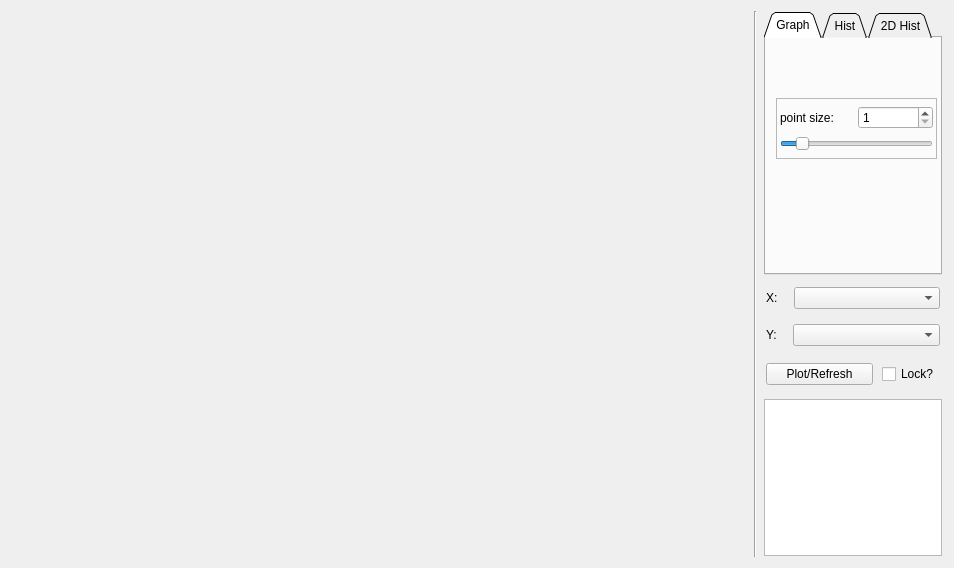
<?xml version="1.0" encoding="UTF-8"?>
<ui version="4.0">
 <class>Form</class>
 <widget class="QWidget" name="Form">
  <property name="geometry">
   <rect>
    <x>0</x>
    <y>0</y>
    <width>954</width>
    <height>568</height>
   </rect>
  </property>
  <property name="windowTitle">
   <string>Form</string>
  </property>
  <layout class="QHBoxLayout" name="horizontalLayout">
   <item>
    <widget class="MPLwidget" name="mpl_widget" native="true">
     <property name="sizePolicy">
      <sizepolicy hsizetype="Expanding" vsizetype="Expanding">
       <horstretch>5</horstretch>
       <verstretch>0</verstretch>
      </sizepolicy>
     </property>
     <property name="minimumSize">
      <size>
       <width>0</width>
       <height>0</height>
      </size>
     </property>
    </widget>
   </item>
   <item>
    <widget class="Line" name="line">
     <property name="orientation">
      <enum>Qt::Vertical</enum>
     </property>
    </widget>
   </item>
   <item>
    <widget class="QWidget" name="widget" native="true">
     <property name="sizePolicy">
      <sizepolicy hsizetype="Expanding" vsizetype="Minimum">
       <horstretch>1</horstretch>
       <verstretch>0</verstretch>
      </sizepolicy>
     </property>
     <property name="minimumSize">
      <size>
       <width>180</width>
       <height>0</height>
      </size>
     </property>
     <layout class="QVBoxLayout" name="verticalLayout">
      <property name="spacing">
       <number>9</number>
      </property>
      <property name="leftMargin">
       <number>1</number>
      </property>
      <property name="topMargin">
       <number>1</number>
      </property>
      <property name="rightMargin">
       <number>1</number>
      </property>
      <property name="bottomMargin">
       <number>1</number>
      </property>
      <item>
       <widget class="QTabWidget" name="tabWidget">
        <property name="sizePolicy">
         <sizepolicy hsizetype="Preferred" vsizetype="Preferred">
          <horstretch>0</horstretch>
          <verstretch>5</verstretch>
         </sizepolicy>
        </property>
        <property name="minimumSize">
         <size>
          <width>0</width>
          <height>0</height>
         </size>
        </property>
        <property name="tabShape">
         <enum>QTabWidget::Triangular</enum>
        </property>
        <property name="currentIndex">
         <number>0</number>
        </property>
        <widget class="QWidget" name="Tab_graph">
         <attribute name="title">
          <string>Graph</string>
         </attribute>
         <widget class="QFrame" name="frame_6">
          <property name="geometry">
           <rect>
            <x>10</x>
            <y>60</y>
            <width>161</width>
            <height>61</height>
           </rect>
          </property>
          <property name="frameShape">
           <enum>QFrame::StyledPanel</enum>
          </property>
          <property name="frameShadow">
           <enum>QFrame::Raised</enum>
          </property>
          <layout class="QVBoxLayout" name="verticalLayout_5">
           <property name="spacing">
            <number>2</number>
           </property>
           <property name="leftMargin">
            <number>3</number>
           </property>
           <property name="topMargin">
            <number>2</number>
           </property>
           <property name="rightMargin">
            <number>3</number>
           </property>
           <property name="bottomMargin">
            <number>2</number>
           </property>
           <item>
            <widget class="QWidget" name="horizontalWidget_4" native="true">
             <property name="sizePolicy">
              <sizepolicy hsizetype="Preferred" vsizetype="Fixed">
               <horstretch>0</horstretch>
               <verstretch>1</verstretch>
              </sizepolicy>
             </property>
             <layout class="QHBoxLayout" name="horizontalLayout_8">
              <property name="spacing">
               <number>2</number>
              </property>
              <property name="leftMargin">
               <number>0</number>
              </property>
              <property name="topMargin">
               <number>2</number>
              </property>
              <property name="rightMargin">
               <number>0</number>
              </property>
              <property name="bottomMargin">
               <number>2</number>
              </property>
              <item>
               <widget class="QLabel" name="label_8">
                <property name="sizePolicy">
                 <sizepolicy hsizetype="Preferred" vsizetype="Preferred">
                  <horstretch>0</horstretch>
                  <verstretch>1</verstretch>
                 </sizepolicy>
                </property>
                <property name="text">
                 <string>point size:</string>
                </property>
               </widget>
              </item>
              <item>
               <widget class="QSpinBox" name="SB_point_size">
                <property name="sizePolicy">
                 <sizepolicy hsizetype="Minimum" vsizetype="Fixed">
                  <horstretch>0</horstretch>
                  <verstretch>1</verstretch>
                 </sizepolicy>
                </property>
                <property name="minimum">
                 <number>1</number>
                </property>
                <property name="maximum">
                 <number>10</number>
                </property>
               </widget>
              </item>
             </layout>
            </widget>
           </item>
           <item>
            <widget class="QSlider" name="Sli_point_size">
             <property name="sizePolicy">
              <sizepolicy hsizetype="Expanding" vsizetype="Fixed">
               <horstretch>0</horstretch>
               <verstretch>2</verstretch>
              </sizepolicy>
             </property>
             <property name="minimum">
              <number>1</number>
             </property>
             <property name="maximum">
              <number>10</number>
             </property>
             <property name="value">
              <number>2</number>
             </property>
             <property name="tracking">
              <bool>false</bool>
             </property>
             <property name="orientation">
              <enum>Qt::Horizontal</enum>
             </property>
             <property name="invertedAppearance">
              <bool>false</bool>
             </property>
             <property name="invertedControls">
              <bool>false</bool>
             </property>
             <property name="tickPosition">
              <enum>QSlider::NoTicks</enum>
             </property>
             <property name="tickInterval">
              <number>100</number>
             </property>
            </widget>
           </item>
          </layout>
         </widget>
        </widget>
        <widget class="QWidget" name="Tab_hist">
         <attribute name="title">
          <string>Hist</string>
         </attribute>
         <widget class="QFrame" name="frame_5">
          <property name="geometry">
           <rect>
            <x>10</x>
            <y>60</y>
            <width>161</width>
            <height>61</height>
           </rect>
          </property>
          <property name="frameShape">
           <enum>QFrame::StyledPanel</enum>
          </property>
          <property name="frameShadow">
           <enum>QFrame::Raised</enum>
          </property>
          <layout class="QVBoxLayout" name="verticalLayout_4">
           <property name="spacing">
            <number>2</number>
           </property>
           <property name="leftMargin">
            <number>3</number>
           </property>
           <property name="topMargin">
            <number>2</number>
           </property>
           <property name="rightMargin">
            <number>3</number>
           </property>
           <property name="bottomMargin">
            <number>2</number>
           </property>
           <item>
            <widget class="QWidget" name="horizontalWidget_3" native="true">
             <property name="sizePolicy">
              <sizepolicy hsizetype="Preferred" vsizetype="Fixed">
               <horstretch>0</horstretch>
               <verstretch>1</verstretch>
              </sizepolicy>
             </property>
             <layout class="QHBoxLayout" name="horizontalLayout_7">
              <property name="spacing">
               <number>2</number>
              </property>
              <property name="leftMargin">
               <number>0</number>
              </property>
              <property name="topMargin">
               <number>2</number>
              </property>
              <property name="rightMargin">
               <number>0</number>
              </property>
              <property name="bottomMargin">
               <number>2</number>
              </property>
              <item>
               <widget class="QLabel" name="label_7">
                <property name="sizePolicy">
                 <sizepolicy hsizetype="Preferred" vsizetype="Preferred">
                  <horstretch>0</horstretch>
                  <verstretch>1</verstretch>
                 </sizepolicy>
                </property>
                <property name="text">
                 <string>y-bins:</string>
                </property>
               </widget>
              </item>
              <item>
               <widget class="QSpinBox" name="SB_nbin">
                <property name="sizePolicy">
                 <sizepolicy hsizetype="Minimum" vsizetype="Fixed">
                  <horstretch>0</horstretch>
                  <verstretch>1</verstretch>
                 </sizepolicy>
                </property>
                <property name="minimum">
                 <number>1</number>
                </property>
                <property name="maximum">
                 <number>1000</number>
                </property>
               </widget>
              </item>
             </layout>
            </widget>
           </item>
           <item>
            <widget class="QSlider" name="Sli_nbin">
             <property name="sizePolicy">
              <sizepolicy hsizetype="Expanding" vsizetype="Fixed">
               <horstretch>0</horstretch>
               <verstretch>2</verstretch>
              </sizepolicy>
             </property>
             <property name="minimum">
              <number>1</number>
             </property>
             <property name="maximum">
              <number>1000</number>
             </property>
             <property name="value">
              <number>100</number>
             </property>
             <property name="tracking">
              <bool>false</bool>
             </property>
             <property name="orientation">
              <enum>Qt::Horizontal</enum>
             </property>
             <property name="invertedAppearance">
              <bool>false</bool>
             </property>
             <property name="invertedControls">
              <bool>false</bool>
             </property>
             <property name="tickPosition">
              <enum>QSlider::NoTicks</enum>
             </property>
             <property name="tickInterval">
              <number>100</number>
             </property>
            </widget>
           </item>
          </layout>
         </widget>
        </widget>
        <widget class="QWidget" name="Tab_hist2d">
         <attribute name="title">
          <string>2D Hist</string>
         </attribute>
         <widget class="QFrame" name="frame">
          <property name="geometry">
           <rect>
            <x>10</x>
            <y>130</y>
            <width>161</width>
            <height>61</height>
           </rect>
          </property>
          <property name="frameShape">
           <enum>QFrame::StyledPanel</enum>
          </property>
          <property name="frameShadow">
           <enum>QFrame::Raised</enum>
          </property>
          <layout class="QVBoxLayout" name="verticalLayout_2">
           <property name="spacing">
            <number>2</number>
           </property>
           <property name="leftMargin">
            <number>3</number>
           </property>
           <property name="topMargin">
            <number>2</number>
           </property>
           <property name="rightMargin">
            <number>3</number>
           </property>
           <property name="bottomMargin">
            <number>2</number>
           </property>
           <item>
            <widget class="QWidget" name="horizontalWidget" native="true">
             <property name="sizePolicy">
              <sizepolicy hsizetype="Preferred" vsizetype="Fixed">
               <horstretch>0</horstretch>
               <verstretch>1</verstretch>
              </sizepolicy>
             </property>
             <layout class="QHBoxLayout" name="horizontalLayout_5">
              <property name="spacing">
               <number>2</number>
              </property>
              <property name="leftMargin">
               <number>0</number>
              </property>
              <property name="topMargin">
               <number>2</number>
              </property>
              <property name="rightMargin">
               <number>0</number>
              </property>
              <property name="bottomMargin">
               <number>2</number>
              </property>
              <item>
               <widget class="QLabel" name="label">
                <property name="sizePolicy">
                 <sizepolicy hsizetype="Preferred" vsizetype="Preferred">
                  <horstretch>0</horstretch>
                  <verstretch>1</verstretch>
                 </sizepolicy>
                </property>
                <property name="text">
                 <string>y-bins:</string>
                </property>
               </widget>
              </item>
              <item>
               <widget class="QSpinBox" name="SB_nbinY">
                <property name="sizePolicy">
                 <sizepolicy hsizetype="Minimum" vsizetype="Fixed">
                  <horstretch>0</horstretch>
                  <verstretch>1</verstretch>
                 </sizepolicy>
                </property>
                <property name="minimum">
                 <number>1</number>
                </property>
                <property name="maximum">
                 <number>1000</number>
                </property>
               </widget>
              </item>
             </layout>
            </widget>
           </item>
           <item>
            <widget class="QSlider" name="Sli_nbinY">
             <property name="sizePolicy">
              <sizepolicy hsizetype="Expanding" vsizetype="Fixed">
               <horstretch>0</horstretch>
               <verstretch>2</verstretch>
              </sizepolicy>
             </property>
             <property name="minimum">
              <number>1</number>
             </property>
             <property name="maximum">
              <number>1000</number>
             </property>
             <property name="value">
              <number>100</number>
             </property>
             <property name="tracking">
              <bool>false</bool>
             </property>
             <property name="orientation">
              <enum>Qt::Horizontal</enum>
             </property>
             <property name="invertedAppearance">
              <bool>false</bool>
             </property>
             <property name="invertedControls">
              <bool>false</bool>
             </property>
             <property name="tickPosition">
              <enum>QSlider::NoTicks</enum>
             </property>
             <property name="tickInterval">
              <number>100</number>
             </property>
            </widget>
           </item>
          </layout>
         </widget>
         <widget class="QFrame" name="frame_4">
          <property name="geometry">
           <rect>
            <x>10</x>
            <y>40</y>
            <width>161</width>
            <height>61</height>
           </rect>
          </property>
          <property name="frameShape">
           <enum>QFrame::StyledPanel</enum>
          </property>
          <property name="frameShadow">
           <enum>QFrame::Raised</enum>
          </property>
          <layout class="QVBoxLayout" name="verticalLayout_3">
           <property name="spacing">
            <number>2</number>
           </property>
           <property name="leftMargin">
            <number>3</number>
           </property>
           <property name="topMargin">
            <number>2</number>
           </property>
           <property name="rightMargin">
            <number>3</number>
           </property>
           <property name="bottomMargin">
            <number>2</number>
           </property>
           <item>
            <widget class="QWidget" name="horizontalWidget_2" native="true">
             <property name="sizePolicy">
              <sizepolicy hsizetype="Preferred" vsizetype="Fixed">
               <horstretch>0</horstretch>
               <verstretch>1</verstretch>
              </sizepolicy>
             </property>
             <layout class="QHBoxLayout" name="horizontalLayout_6">
              <property name="spacing">
               <number>2</number>
              </property>
              <property name="leftMargin">
               <number>0</number>
              </property>
              <property name="topMargin">
               <number>2</number>
              </property>
              <property name="rightMargin">
               <number>0</number>
              </property>
              <property name="bottomMargin">
               <number>2</number>
              </property>
              <item>
               <widget class="QLabel" name="label_6">
                <property name="sizePolicy">
                 <sizepolicy hsizetype="Preferred" vsizetype="Preferred">
                  <horstretch>0</horstretch>
                  <verstretch>1</verstretch>
                 </sizepolicy>
                </property>
                <property name="text">
                 <string>x-bins:</string>
                </property>
               </widget>
              </item>
              <item>
               <widget class="QSpinBox" name="SB_nbinX">
                <property name="sizePolicy">
                 <sizepolicy hsizetype="Minimum" vsizetype="Fixed">
                  <horstretch>0</horstretch>
                  <verstretch>1</verstretch>
                 </sizepolicy>
                </property>
                <property name="minimum">
                 <number>1</number>
                </property>
                <property name="maximum">
                 <number>1000</number>
                </property>
               </widget>
              </item>
             </layout>
            </widget>
           </item>
           <item>
            <widget class="QSlider" name="Sli_nbinX">
             <property name="sizePolicy">
              <sizepolicy hsizetype="Expanding" vsizetype="Fixed">
               <horstretch>0</horstretch>
               <verstretch>2</verstretch>
              </sizepolicy>
             </property>
             <property name="minimum">
              <number>1</number>
             </property>
             <property name="maximum">
              <number>1000</number>
             </property>
             <property name="value">
              <number>100</number>
             </property>
             <property name="tracking">
              <bool>false</bool>
             </property>
             <property name="orientation">
              <enum>Qt::Horizontal</enum>
             </property>
             <property name="invertedAppearance">
              <bool>false</bool>
             </property>
             <property name="invertedControls">
              <bool>false</bool>
             </property>
             <property name="tickPosition">
              <enum>QSlider::NoTicks</enum>
             </property>
             <property name="tickInterval">
              <number>100</number>
             </property>
            </widget>
           </item>
          </layout>
         </widget>
        </widget>
       </widget>
      </item>
      <item>
       <widget class="QWidget" name="widget_2" native="true">
        <layout class="QHBoxLayout" name="horizontalLayout_2">
         <property name="leftMargin">
          <number>2</number>
         </property>
         <property name="topMargin">
          <number>3</number>
         </property>
         <property name="rightMargin">
          <number>2</number>
         </property>
         <property name="bottomMargin">
          <number>3</number>
         </property>
         <item>
          <widget class="QLabel" name="label_2">
           <property name="text">
            <string>X:   </string>
           </property>
          </widget>
         </item>
         <item>
          <widget class="QComboBox" name="CoB_x">
           <property name="sizePolicy">
            <sizepolicy hsizetype="Preferred" vsizetype="Fixed">
             <horstretch>1</horstretch>
             <verstretch>0</verstretch>
            </sizepolicy>
           </property>
          </widget>
         </item>
        </layout>
       </widget>
      </item>
      <item>
       <widget class="QWidget" name="widget_3" native="true">
        <layout class="QHBoxLayout" name="horizontalLayout_4">
         <property name="leftMargin">
          <number>2</number>
         </property>
         <property name="topMargin">
          <number>3</number>
         </property>
         <property name="rightMargin">
          <number>2</number>
         </property>
         <property name="bottomMargin">
          <number>3</number>
         </property>
         <item>
          <widget class="QLabel" name="label_3">
           <property name="text">
            <string>Y:   </string>
           </property>
          </widget>
         </item>
         <item>
          <widget class="QComboBox" name="CoB_y">
           <property name="sizePolicy">
            <sizepolicy hsizetype="Preferred" vsizetype="Fixed">
             <horstretch>1</horstretch>
             <verstretch>0</verstretch>
            </sizepolicy>
           </property>
          </widget>
         </item>
        </layout>
       </widget>
      </item>
      <item>
       <widget class="QWidget" name="widget" native="true">
        <layout class="QHBoxLayout" name="horizontalLayout_3">
         <property name="spacing">
          <number>9</number>
         </property>
         <property name="leftMargin">
          <number>2</number>
         </property>
         <property name="topMargin">
          <number>5</number>
         </property>
         <property name="rightMargin">
          <number>2</number>
         </property>
         <property name="bottomMargin">
          <number>5</number>
         </property>
         <item>
          <widget class="QPushButton" name="PB_plot">
           <property name="text">
            <string>Plot/Refresh</string>
           </property>
          </widget>
         </item>
         <item>
          <widget class="QCheckBox" name="CB_lock">
           <property name="sizePolicy">
            <sizepolicy hsizetype="Maximum" vsizetype="Maximum">
             <horstretch>0</horstretch>
             <verstretch>0</verstretch>
            </sizepolicy>
           </property>
           <property name="text">
            <string>Lock?</string>
           </property>
          </widget>
         </item>
        </layout>
       </widget>
      </item>
      <item>
       <widget class="CutPlainTextEdit" name="PTE_cut">
        <property name="sizePolicy">
         <sizepolicy hsizetype="Expanding" vsizetype="Preferred">
          <horstretch>0</horstretch>
          <verstretch>3</verstretch>
         </sizepolicy>
        </property>
        <property name="plainText">
         <string/>
        </property>
        <property name="placeholderText">
         <string/>
        </property>
       </widget>
      </item>
     </layout>
    </widget>
   </item>
  </layout>
 </widget>
 <customwidgets>
  <customwidget>
   <class>MPLwidget</class>
   <extends>QWidget</extends>
   <header location="global">./widgets/UIwidget.h</header>
   <container>1</container>
  </customwidget>
  <customwidget>
   <class>CutPlainTextEdit</class>
   <extends>QPlainTextEdit</extends>
   <header location="global">./widgets/UIwidget.h</header>
  </customwidget>
 </customwidgets>
 <resources/>
 <connections/>
</ui>
